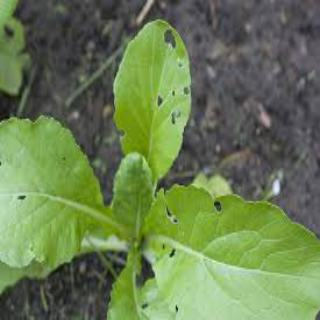
#> input picture testing/image/13.jpg, 320 x 320 px
$ python testing2.py
#> lines starting #> are read from the running program, lines starting #| are printed output that depends on the picture; after the words box and inside, x2 and y2 are one past the last pixel; in counts of white or black regions, pixels touching at a corner belong together
from __future__ import division
import cv2
import numpy as np

def nothing(*arg):
        pass

# Initial HSV GUI slider values to load on program start.
icol = (36, 202, 59, 71, 255, 255)    # Green

cv2.namedWindow('colorTest')
# Lower range colour sliders.
cv2.createTrackbar('lowHue', 'colorTest', icol[0], 255, nothing)
cv2.createTrackbar('lowSat', 'colorTest', icol[1], 255, nothing)
cv2.createTrackbar('lowVal', 'colorTest', icol[2], 255, nothing)
# Higher range colour sliders.
cv2.createTrackbar('highHue', 'colorTest', icol[3], 255, nothing)
cv2.createTrackbar('highSat', 'colorTest', icol[4], 255, nothing)
cv2.createTrackbar('highVal', 'colorTest', icol[5], 255, nothing)

# Windows file path example.
frame = cv2.imread('image/13.jpg')
#> frame is the input picture: shape (320, 320, 3); mean B, G, R 81.6, 124.7, 105.1

while True:
    # Get HSV values from the GUI sliders.
    lowHue = cv2.getTrackbarPos('lowHue', 'colorTest')
    lowSat = cv2.getTrackbarPos('lowSat', 'colorTest')
    lowVal = cv2.getTrackbarPos('lowVal', 'colorTest')
    highHue = cv2.getTrackbarPos('highHue', 'colorTest')
    highSat = cv2.getTrackbarPos('highSat', 'colorTest')
    highVal = cv2.getTrackbarPos('highVal', 'colorTest')

    # Show the original image.
    cv2.imshow('frame', frame)

    # Blur methods available, comment or uncomment to try different blur methods.
    frameBGR = cv2.GaussianBlur(frame, (7, 7), 0)

    # Show blurred image.
    cv2.imshow('blurred', frameBGR)

    # HSV (Hue, Saturation, Value).
    # Convert the frame to HSV colour model.
    hsv = cv2.cvtColor(frameBGR, cv2.COLOR_BGR2HSV)
#> hsv: shape (320, 320, 3); mean H, S, V 61.7, 76.7, 126

    # HSV values to define a colour range.
    colorLow = np.array([lowHue,lowSat,lowVal])
    colorHigh = np.array([highHue,highSat,highVal])
    mask = cv2.inRange(hsv, colorLow, colorHigh)
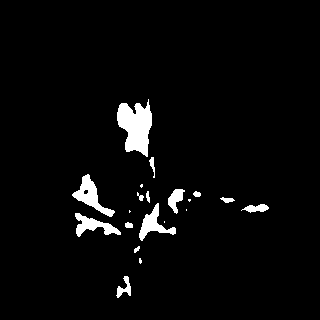
#> mask: shape (320, 320); 3.6% white; 20 white regions (6 under 20 px), largest, box (x1, y1, x2, y2) and area: (117, 99, 152, 157) 1302, (72, 174, 115, 217) 603, (139, 203, 176, 241) 480
    # Show the first mask
    cv2.imshow('mask-plain', mask)

    kernal = cv2.getStructuringElement(cv2.MORPH_ELLIPSE, (7, 7))
    mask = cv2.morphologyEx(mask, cv2.MORPH_CLOSE, kernal)
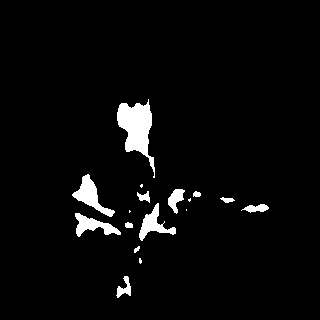
#> mask: shape (320, 320); 3.7% white; 17 white regions (5 under 20 px), largest, box (x1, y1, x2, y2) and area: (117, 99, 155, 178) 1407, (72, 174, 115, 217) 619, (139, 203, 176, 241) 490
    mask = cv2.morphologyEx(mask, cv2.MORPH_OPEN, kernal)
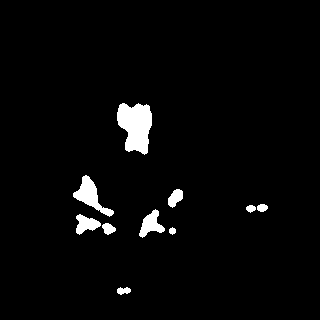
#> mask: shape (320, 320); 3% white; 10 white regions, largest, box (x1, y1, x2, y2) and area: (117, 103, 152, 155) 1307, (73, 175, 114, 217) 602, (139, 209, 165, 238) 371

    # Show morphological transformation mask
    cv2.imshow('mask', mask)

    # Put mask over top of the original image.
    result = cv2.bitwise_and(frame, frame, mask = mask)
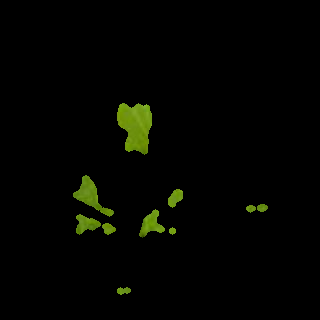
#> result: shape (320, 320, 3); mean B, G, R 0.5, 4.4, 3.3

    # Show final output image
    cv2.imshow('colorTest', result)

    k = cv2.waitKey(5) & 0xFF
#> (key Esc is pressed here)
    if k == 27:
        break

cv2.destroyAllWindows()

$ run again, with testing/image/1.jpg copied over testing/image/13.jpg
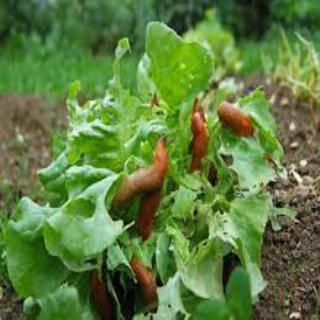
#> input picture testing/image/1.jpg, 320 x 320 px
#> frame is the input picture: shape (320, 320, 3); mean B, G, R 63, 124.7, 93.8
#> hsv: shape (320, 320, 3); mean H, S, V 43.6, 133.9, 127.8
#> `mask = cv2.inRange(hsv, colorLow, colorHigh)`:
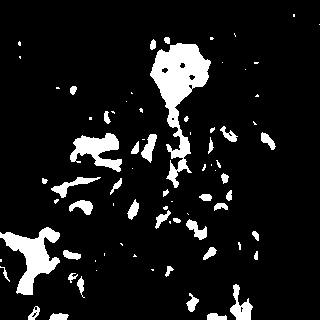
#> mask: shape (320, 320); 9.6% white; 78 white regions (39 under 20 px), largest, box (x1, y1, x2, y2) and area: (150, 43, 211, 188) 3297, (0, 227, 60, 295) 1728, (70, 133, 122, 172) 1035
#> `result = cv2.bitwise_and(frame, frame, mask = mask)`:
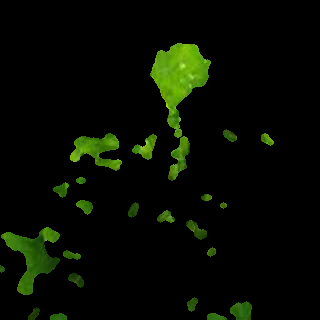
#> result: shape (320, 320, 3); mean B, G, R 1.2, 10.9, 6

$ run again, with testing/image/10.jpg copied over testing/image/13.jpg
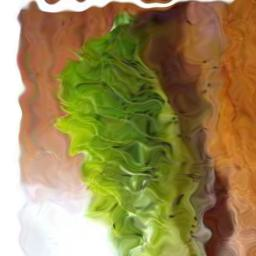
#> input picture testing/image/10.jpg, 256 x 256 px
#> frame is the input picture: shape (256, 256, 3); mean B, G, R 84.1, 136.9, 154.7
#> hsv: shape (256, 256, 3); mean H, S, V 26.6, 142, 162.2
#> `mask = cv2.inRange(hsv, colorLow, colorHigh)`:
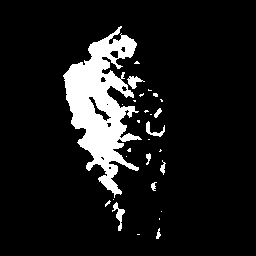
#> mask: shape (256, 256); 10.3% white; 28 white regions (19 under 20 px), largest, box (x1, y1, x2, y2) and area: (63, 26, 142, 198) 6079, (112, 202, 125, 231) 134, (127, 76, 145, 89) 111
#> `result = cv2.bitwise_and(frame, frame, mask = mask)`:
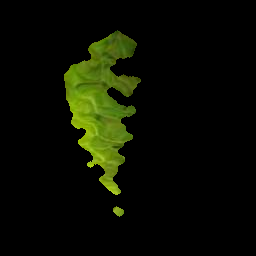
#> result: shape (256, 256, 3); mean B, G, R 1.8, 13.4, 10.1

$ run again, with testing/image/11.jpg copied over testing/image/13.jpg
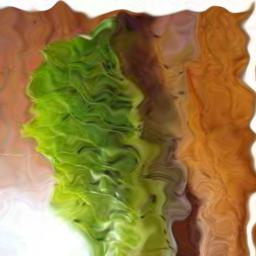
#> input picture testing/image/11.jpg, 256 x 256 px
#> frame is the input picture: shape (256, 256, 3); mean B, G, R 70.9, 128, 150.5
#> hsv: shape (256, 256, 3); mean H, S, V 25.8, 155.2, 157.8
#> `mask = cv2.inRange(hsv, colorLow, colorHigh)`:
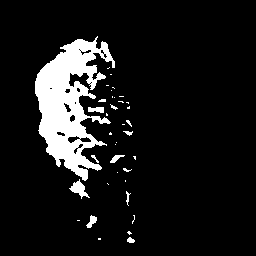
#> mask: shape (256, 256); 9.8% white; 37 white regions (27 under 20 px), largest, box (x1, y1, x2, y2) and area: (35, 36, 115, 181) 5725, (69, 179, 90, 199) 171, (88, 107, 104, 113) 77
#> `result = cv2.bitwise_and(frame, frame, mask = mask)`:
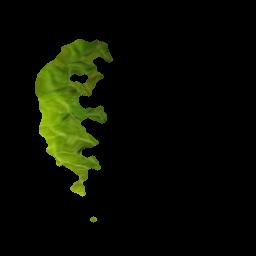
#> result: shape (256, 256, 3); mean B, G, R 1.7, 13.2, 10
